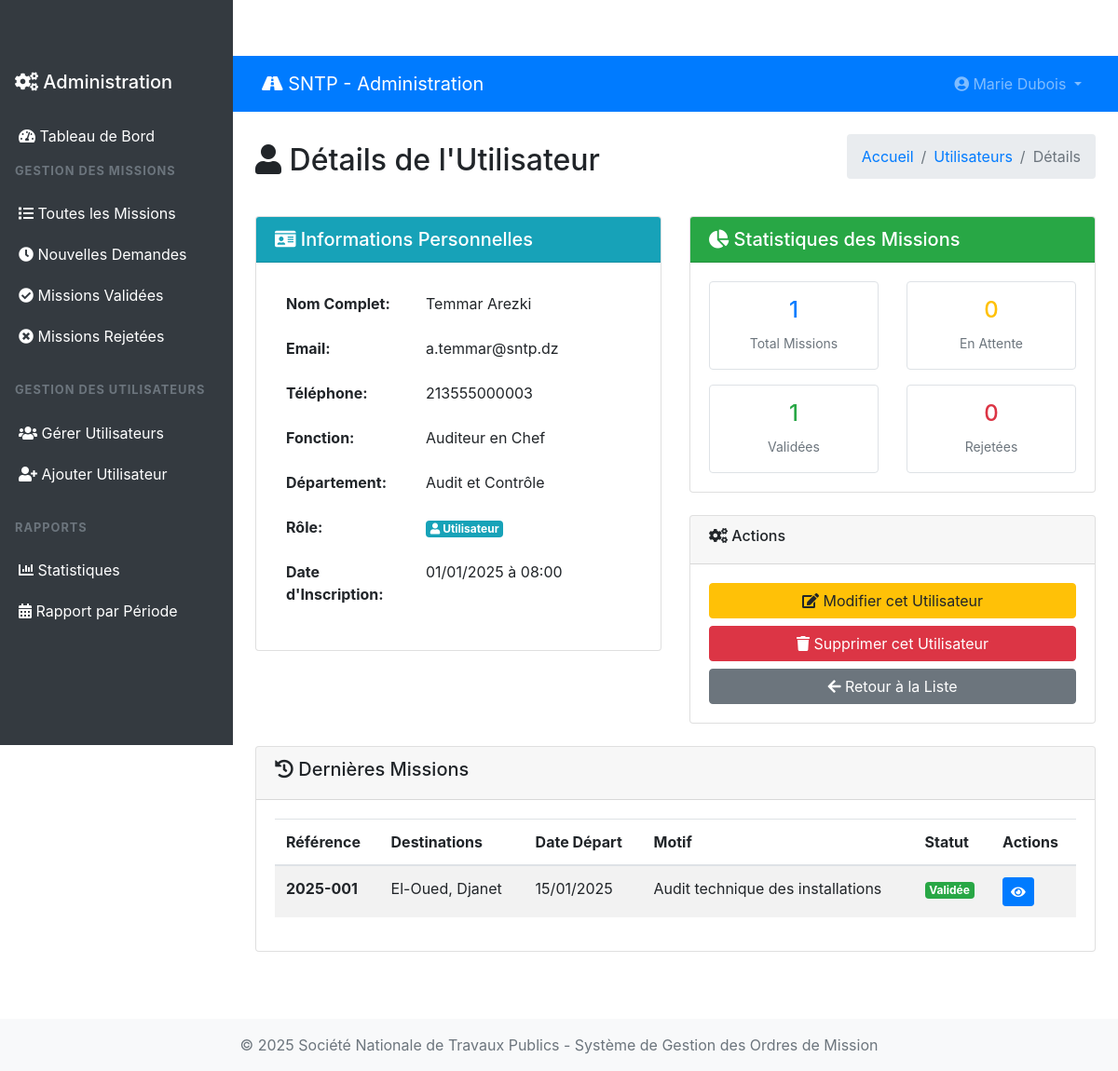
Page /admin/view-user.php?viewid=3 (signed in) on the committed database.
### tables this page shows
CREATE TABLE `tblusers` (
  `ID` int(10) NOT NULL,
  `Nom` varchar(200) DEFAULT NULL,
  `Prenom` varchar(200) DEFAULT NULL,
  `Email` varchar(200) DEFAULT NULL,
  `Fonction` varchar(200) DEFAULT NULL,
  `Departement` varchar(200) DEFAULT NULL,
  `MobileNumber` bigint(10) DEFAULT NULL,
  `Password` varchar(200) NOT NULL,
  `Role` enum('admin','chef_departement','user') DEFAULT 'user',
  `RegDate` timestamp NULL DEFAULT current_timestamp()
);

CREATE TABLE `tblmissions` (
  `ID` int(10) NOT NULL,
  `UserID` int(5) NOT NULL,
  `SubmittedBy` int(5) DEFAULT NULL,
  `ReferenceNumber` varchar(50) DEFAULT NULL,
  `NomPrenom` varchar(400) DEFAULT NULL,
  `Fonction` varchar(200) DEFAULT NULL,
  `VilleDepart` varchar(200) DEFAULT NULL,
  `DateDepart` date DEFAULT NULL,
  `Destinations` text DEFAULT NULL,
  `ItineraireType` varchar(100) DEFAULT NULL,
  `MotifDeplacement` varchar(300) DEFAULT NULL,
  `MoyenTransport` varchar(200) DEFAULT NULL,
  `DateRetour` date DEFAULT NULL,
  `Observations` text DEFAULT NULL,
  `Status` enum('en_attente','validee','rejetee','en_cours') DEFAULT 'en_attente',
  `Remarque` text DEFAULT NULL,
  `ValidatedBy` int(5) DEFAULT NULL,
  `DateCreation` timestamp NULL DEFAULT current_timestamp(),
  `DateValidation` timestamp NULL DEFAULT NULL ON UPDATE current_timestamp()
);

### admin/view-user.php (the view, shortened to what this page needs)
<?php
include('includes/dbconnection.php');
if (strlen($_SESSION['GMSaid']) == 0) {
    header('location:logout.php');
} else {
    $vid = intval($_GET['viewid']);
?>
<!DOCTYPE html>
<html lang="fr">
<head>
    <link href="https://cdn.jsdelivr.net/npm/bootstrap@4.6.2/dist/css/bootstrap.min.css" rel="stylesheet">
    <link href="https://cdnjs.cloudflare.com/ajax/libs/font-awesome/5.15.4/css/all.min.css" rel="stylesheet">
</head>
<body>
    <?php include_once('includes/sidebar.php'); ?>
    <div class="main-content">
        <?php include_once('includes/header.php'); ?>
        <div class="container-fluid p-4">
            <div class="d-flex justify-content-between align-items-center mb-4">
                <h2><i class="fas fa-user"></i> Détails de l'Utilisateur</h2>
                <nav aria-label="breadcrumb">
                    <ol class="breadcrumb">
                        <li class="breadcrumb-item"><a href="dashboard.php">Accueil</a></li>
                        <li class="breadcrumb-item"><a href="manage-users.php">Utilisateurs</a></li>
                        <li class="breadcrumb-item active">Détails</li>
                    </ol>
                </nav>
            </div>
            <?php
            $sql = "SELECT * FROM tblusers WHERE ID=:vid";
            $query = $dbh->prepare($sql);
            $query->bindParam(':vid', $vid, PDO::PARAM_STR);
            $query->execute();
            $result = $query->fetch(PDO::FETCH_OBJ);
            if($query->rowCount() > 0) {
            ?>
            <div class="row">
                <div class="col-lg-6">
                    <div class="card">
                        <div class="card-header bg-info text-white">
                            <h5 class="mb-0"><i class="fas fa-id-card"></i> Informations Personnelles</h5>
                        </div>
                        <div class="card-body">
                            <table class="table table-borderless">
                                <tr>
                                    <th width="150">Nom Complet:</th>
                                    <td><?php echo htmlentities($result->Nom . ' ' . $result->Prenom); ?></td>
                                </tr>
                                <tr>
                                    <th>Email:</th>
                                    <td><?php echo htmlentities($result->Email); ?></td>
                                </tr>
                                <tr>
                                    <th>Téléphone:</th>
                                    <td>
                                        <?php if($result->MobileNumber) { ?>
                                            <?php echo htmlentities($result->MobileNumber); ?>
                                        <?php } else { ?>
                                            <span class="text-muted">Non renseigné</span>
                                        <?php } ?>
                                    </td>
                                </tr>
                                <tr>
                                    <th>Fonction:</th>
                                    <td><?php echo htmlentities($result->Fonction); ?></td>
                                </tr>
                                <tr>
                                    <th>Département:</th>
                                    <td><?php echo htmlentities($result->Departement); ?></td>
                                </tr>
                                <tr>
                                    <th>Rôle:</th>
                                    <td>
                                        <?php if($result->Role == 'admin') { ?>
                                            <span class="badge badge-danger badge-lg">
                                                <i class="fas fa-user-shield"></i> Administrateur
                                            </span>
                                        <?php } elseif($result->Role == 'chef_departement') { ?>
                                            <span class="badge badge-warning badge-lg">
                                                <i class="fas fa-user-tie"></i> Chef de Département
                                            </span>
                                        <?php } else { ?>
                                            <span class="badge badge-info badge-lg">
                                                <i class="fas fa-user"></i> Utilisateur
                                            </span>
                                        <?php } ?>
                                    </td>
                                </tr>
                                <tr>
                                    <th>Date d'Inscription:</th>
                                    <td><?php echo date('d/m/Y à H:i', strtotime($result->RegDate)); ?></td>
                                </tr>
                            </table>
                        </div>
                    </div>
                </div>
                <div class="col-lg-6">
                    <div class="card">
                        <div class="card-header bg-success text-white">
                            <h5 class="mb-0"><i class="fas fa-chart-pie"></i> Statistiques des Missions</h5>
                        </div>
                        <div class="card-body">
                            <?php
                            $sql = "SELECT
                                       COUNT(*) as total,
                                       COUNT(CASE WHEN Status='en_attente' THEN 1 END) as en_attente,
                                       COUNT(CASE WHEN Status='validee' THEN 1 END) as validees,
                                       COUNT(CASE WHEN Status='rejetee' THEN 1 END) as rejetees
                                    FROM tblmissions WHERE UserID=:vid";
                            $query = $dbh->prepare($sql);
                            $query->bindParam(':vid', $vid, PDO::PARAM_STR);
                            $query->execute();
                            $stats = $query->fetch(PDO::FETCH_OBJ);
                            ?>
                            <div class="row text-center">
                                <div class="col-6 mb-3">
                                    <div class="border rounded p-3">
                                        <h4 class="text-primary"><?php echo $stats->total; ?></h4>
                                        <small class="text-muted">Total Missions</small>
                                    </div>
                                </div>
                                <div class="col-6 mb-3">
                                    <div class="border rounded p-3">
                                        <h4 class="text-warning"><?php echo $stats->en_attente; ?></h4>
                                        <small class="text-muted">En Attente</small>
                                    </div>
                                </div>
                                <div class="col-6">
                                    <div class="border rounded p-3">
                                        <h4 class="text-success"><?php echo $stats->validees; ?></h4>
                                        <small class="text-muted">Validées</small>
                                    </div>
                                </div>
                                <div class="col-6">
                                    <div class="border rounded p-3">
                                        <h4 class="text-danger"><?php echo $stats->rejetees; ?></h4>
                                        <small class="text-muted">Rejetées</small>
                                    </div>
                                </div>
                            </div>
                        </div>
                    </div>
                    <div class="card mt-4">
                        <div class="card-header">
                            <h6><i class="fas fa-cogs"></i> Actions</h6>
                        </div>
                        <div class="card-body">
                            <a href="edit-user.php?editid=<?php echo $result->ID; ?>"
                               class="btn btn-warning btn-block">
                                <i class="fas fa-edit"></i> Modifier cet Utilisateur
                            </a>
                            <?php if($result->Role != 'admin') { ?>
                            <a href="manage-users.php?delid=<?php echo $result->ID; ?>"
                               class="btn btn-danger btn-block mt-2"
                               onclick="return confirm('Êtes-vous sûr de vouloir supprimer cet utilisateur ?');">
                                <i class="fas fa-trash"></i> Supprimer cet Utilisateur
                            </a>
                            <?php } ?>
                            <a href="manage-users.php" class="btn btn-secondary btn-block mt-2">
                                <i class="fas fa-arrow-left"></i> Retour à la Liste
                            </a>
                        </div>
                    </div>
                </div>
            </div>
            <?php if($stats->total > 0) { ?>
            <div class="row mt-4">
                <div class="col-12">
                    <div class="card">
                        <div class="card-header">
                            <h5><i class="fas fa-history"></i> Dernières Missions</h5>
                        </div>
                        <div class="card-body">
                            <div class="table-responsive">
                                <table class="table table-striped">
                                    <thead>
                                        <tr>
                                            <th>Référence</th>
                                            <th>Destinations</th>
                                            <th>Date Départ</th>
                                            <th>Motif</th>
                                            <th>Statut</th>
                                            <th>Actions</th>
                                        </tr>
                                    </thead>
                                    <tbody>
                                        <?php
                                        $sql = "SELECT * FROM tblmissions WHERE UserID=:vid ORDER BY DateCreation DESC LIMIT 5";
                                        $query = $dbh->prepare($sql);
                                        $query->bindParam(':vid', $vid, PDO::PARAM_STR);
                                        $query->execute();
                                        $missions = $query->fetchAll(PDO::FETCH_OBJ);
                                        foreach($missions as $mission) {
                                        ?>
                                        <tr>
                                            <td><strong><?php echo htmlentities($mission->ReferenceNumber); ?></strong></td>
                                            <td><?php echo htmlentities($mission->Destinations); ?></td>
                                            <td><?php echo date('d/m/Y', strtotime($mission->DateDepart)); ?></td>
                                            <td><?php echo htmlentities($mission->MotifDeplacement); ?></td>
                                            <td>
                                                <?php if($mission->Status == 'en_attente') { ?>
                                                    <span class="badge badge-warning">En attente</span>
                                                <?php } elseif($mission->Status == 'validee') { ?>
                                                    <span class="badge badge-success">Validée</span>
                                                <?php } else { ?>
                                                    <span class="badge badge-danger">Rejetée</span>
                                                <?php } ?>
                                            </td>
                                            <td>
                                                <a href="view-mission-detail.php?viewid=<?php echo $mission->ID; ?>"
                                                   class="btn btn-sm btn-primary">
                                                    <i class="fas fa-eye"></i>
                                                </a>
                                            </td>
                                        </tr>
                                        <?php } ?>
                                    </tbody>
                                </table>
                            </div>
                        </div>
                    </div>
                </div>
            </div>
            <?php } ?>
            <?php } ?>
        </div>
    </div>
    <?php include_once('includes/footer.php'); ?>
</body>
</html>
<?php } ?>

### admin/includes/header.php (shortened to what this page needs)
<nav class="navbar navbar-expand-lg navbar-dark bg-primary">
    <div class="container-fluid">
        <a class="navbar-brand" href="dashboard.php">
            <i class="fas fa-road"></i> SNTP - Administration
        </a>
        <div class="collapse navbar-collapse" id="navbarNav">
            <ul class="navbar-nav ml-auto">
                <li class="nav-item dropdown">
                    <a class="nav-link dropdown-toggle" href="#" id="navbarDropdown" role="button" data-toggle="dropdown">
                        <i class="fas fa-user-circle"></i>
                        <?php
                        $aid = $_SESSION['GMSaid'];
                        $sql = "SELECT Nom,Prenom FROM tblusers WHERE ID=:aid";
                        $query = $dbh->prepare($sql);
                        $query->bindParam(':aid',$aid,PDO::PARAM_STR);
                        $query->execute();
                        $result = $query->fetch(PDO::FETCH_OBJ);
                        echo htmlentities($result->Prenom . ' ' . $result->Nom);
                        ?>
                    </a>
                </li>
            </ul>
        </div>
    </div>
</nav>

### admin/includes/sidebar.php (style rules this page uses)
.main-content { margin-left: 250px; padding-top: 60px; }
.nav-link { padding: 10px 20px; border-radius: 0; transition: background-color 0.3s; }

### rows in the picture
tblusers: Prenom+Nom "Marie Dubois"
tblusers: Nom+Prenom "Temmar Arezki", Email "a.temmar@sntp.dz", MobileNumber "213555000003", Fonction "Auditeur en Chef", Departement "Audit et Contrôle", RegDate "01/01/2025 à 08:00"
tblmissions: ReferenceNumber "2025-001", Destinations "El-Oued, Djanet", DateDepart "15/01/2025", MotifDeplacement "Audit technique des installations", Status "Validée"

### other values in the picture
$stats->total "1"
$stats->en_attente "0"
$stats->validees "1"
$stats->rejetees "0"
